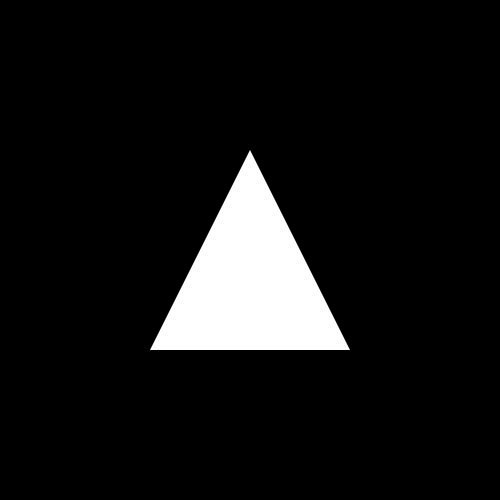
#> input picture imagens/triangulo.png, 500 x 500 px, found by its file name
$ python Exercicio_7_2.py
#> lines starting #> are read from the running program, lines starting #| are printed output that depends on the picture; after the words box and inside, x2 and y2 are one past the last pixel; in counts of white or black regions, pixels touching at a corner belong together
#Desenvolva um algoritmo, identifique o contorno de cada forma e exiba na tela
# o nome da figura geométrica detectada. Teste com as figuras quadrado.png, circulo.png
# e triangulo.png.

import cv2
import numpy as np

# Lista de arquivos para testar
arquivos = ["./imagens/triangulo.png", "./imagens/quadrado.png", "./imagens/circulo.png"]

for caminho in arquivos:
    img = cv2.imread(caminho)
#> img is the input picture: shape (500, 500, 3); min 0, max 255, mean 20.4
    if img is None:
        print(f"Erro ao carregar: {caminho}")
        continue

    img_cinza = cv2.cvtColor(img, cv2.COLOR_BGR2GRAY)

    # Suavização para reduzir ruídos antes da binarização
    img_blur = cv2.GaussianBlur(img_cinza, (5, 5), 0)
    _, img_binarizada = cv2.threshold(img_blur, 127, 255, cv2.THRESH_BINARY)
#> img_binarizada: shape (500, 500); 8% white; 1 white region

    contornos, _ = cv2.findContours(img_binarizada, cv2.RETR_EXTERNAL, cv2.CHAIN_APPROX_SIMPLE)
#> contornos = 1 contour; box (x1, y1, x2, y2) and area: (151, 152, 349, 350) 19699

    for contorno in contornos:
        if cv2.contourArea(contorno) < 100: # Ignora ruídos pequenos
            continue

        # Calculamos o perímetro para definir a precisão da aproximação
        perimetro = cv2.arcLength(contorno, True)
        # Aproxima o contorno para um polígono (o valor 0.04 é a tolerância)
        epsilon = 0.04 * perimetro
        approx = cv2.approxPolyDP(contorno, epsilon, True)

        num_vertices = len(approx)
        x, y, w, h = cv2.boundingRect(approx)
        forma_detectada = "Desconhecido"

        # Lógica de classificação
        if num_vertices == 3:
            forma_detectada = "Triangulo"

        elif num_vertices == 4:
            # Verifica a proporção para diferenciar quadrado de retângulo
            proporcao = float(w) / h
            if 0.95 <= proporcao <= 1.05:
                forma_detectada = "Quadrado"
            else:
                forma_detectada = "Retangulo"

        else:
            # Se tiver muitos vértices, é um círculo (ou oval)
            forma_detectada = "Circulo"

        # 1. Desenha o contorno real detectado (em vez da caixa ou hull)
        cv2.drawContours(img, [approx], 0, (0, 255, 0), 3)

        # 2. Escreve o nome da forma
        cv2.putText(img, forma_detectada, (x, y - 10),
                    cv2.FONT_HERSHEY_SIMPLEX, 0.7, (255, 0, 0), 2)

        print(f"Arquivo: {caminho} | Vértices: {num_vertices} | Forma: {forma_detectada}")
#> this loop made 1 pass
#> (perimetro, epsilon, approx, num_vertices, x, y, w, h) on pass 1: (673.2, 26.93, [[249, 152], [151, 349], [348, 349]], 3, 151, 152, 198, 198)
#| Arquivo: ./imagens/triangulo.png | Vértices: 3 | Forma: Triangulo
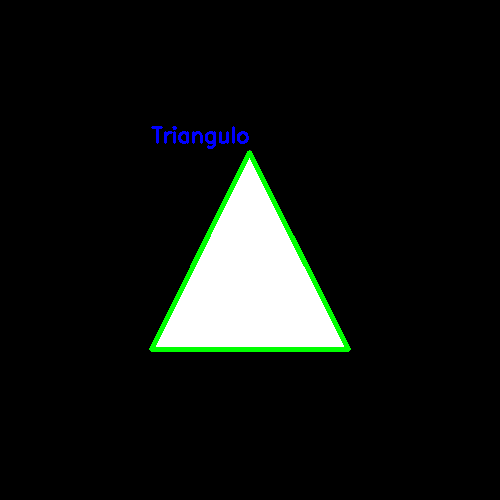
#> img: shape (500, 500, 3); 1.55% of pixels changed, all inside (x1, y1, x2, y2) = (149, 126, 351, 352)

    cv2.imshow("Detecção de Formas", img)
    cv2.waitKey(0)
#> pass 2 of the loop `for caminho in arquivos:`:
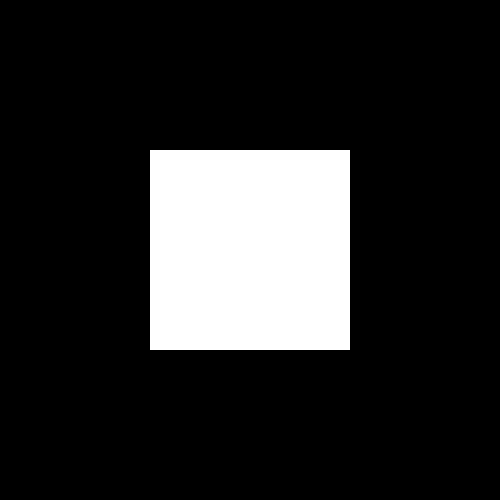
#> input picture imagens/quadrado.png, 500 x 500 px, found by its file name
#> img is the input picture: shape (500, 500, 3); 16% white; 1 white region, box (x1, y1, x2, y2) and area: (150, 150, 350, 350) 40000
#> img_binarizada: shape (500, 500); 16% white; 1 white region, box (x1, y1, x2, y2) and area: (150, 150, 350, 350) 39996
#> contornos = 1 item
#> the loop `for contorno in contornos:` made 1 pass
#> (perimetro, epsilon, approx, num_vertices, x, y, w, h) on pass 1: (793.7, 31.75, [[151, 150], [150, 348], [348, 349], [349, 151]], 4, 150, 150, 200, 200)
#> (printed output is left out)
#> after the loop `for contorno in contornos:`:
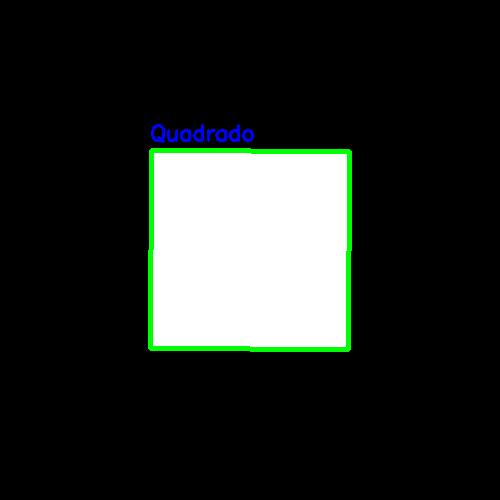
#> img: shape (500, 500, 3); 1.9% of pixels changed, all inside (x1, y1, x2, y2) = (148, 124, 352, 352)
#> pass 3 of the loop `for caminho in arquivos:`:
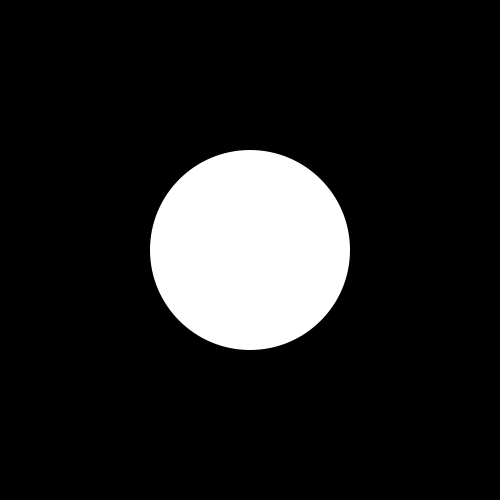
#> input picture imagens/circulo.png, 500 x 500 px, found by its file name
#> img is the input picture: shape (500, 500, 3); min 0, max 255, mean 32
#> img_binarizada: shape (500, 500); 12.6% white; 1 white region
#> contornos = 1 contour; box (x1, y1, x2, y2) and area: (150, 150, 350, 350) 31141
#> the loop `for contorno in contornos:` made 1 pass
#> (perimetro, epsilon, num_vertices, x, y, w, h, forma_detectada) on pass 1: (660.1, 26.4, 8, 150, 150, 200, 200, 'Circulo')
#> (printed output is left out)
#> after the loop `for contorno in contornos:`:
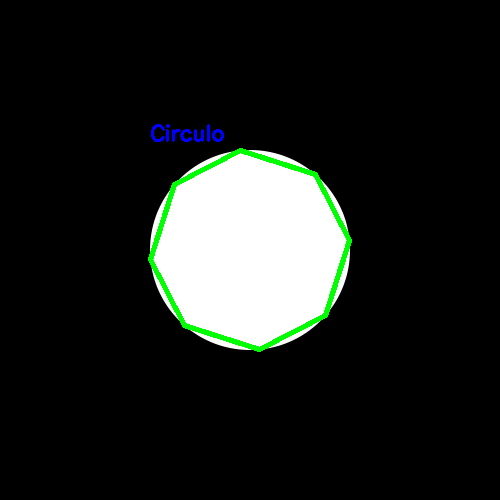
#> img: shape (500, 500, 3); 1.46% of pixels changed, all inside (x1, y1, x2, y2) = (148, 124, 352, 352)

cv2.destroyAllWindows()
